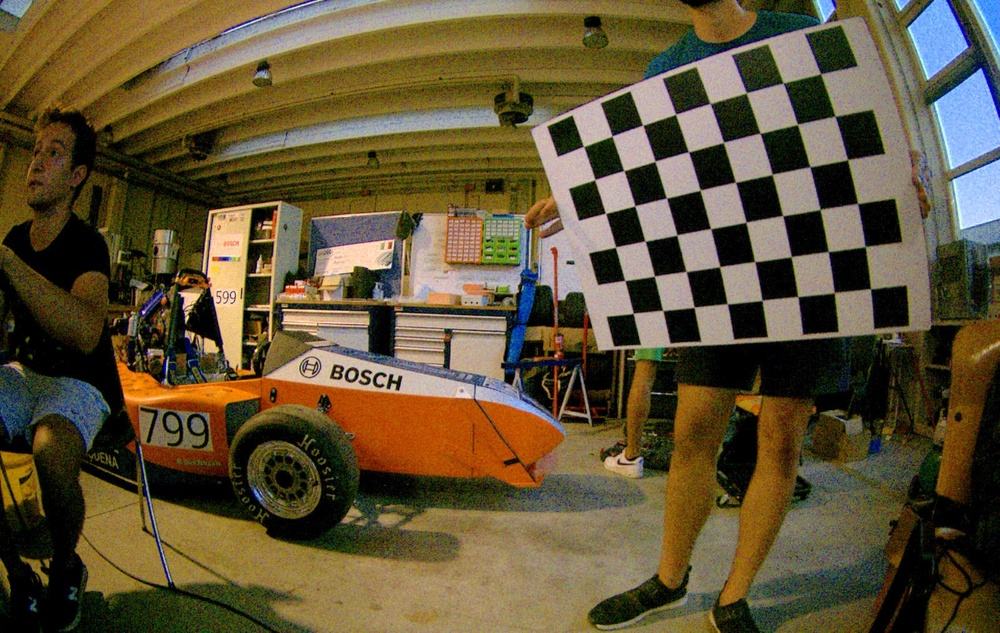
#> input picture real_time_pose_estimation/python/test-modified.jpeg, 1000 x 633 px, shrunk from 1600 x 1013 before the run
$ python chessboard_pnp.py
#> lines starting #> are read from the running program, lines starting #| are printed output that depends on the picture; long printed decimals are rounded
## This code takes the known intrinsic params of the camera and outputs the Rotation & Translation vectors.

import numpy as np
import cv2 as cv
import glob

def draw(img, corners, imgpts):
    corner = tuple(int(el) for el in corners[0].ravel())
    img = cv.line(img, corner, tuple(int(el) for el in imgpts[0].ravel()), (255,0,0), 5)
    img = cv.line(img, corner, tuple(int(el) for el in imgpts[1].ravel()), (0,255,0), 5)
    img = cv.line(img, corner, tuple(int(el) for el in imgpts[2].ravel()), (0,0,255), 5)
    return img

## Input Intrinsic Camera Parameters
#left
# mtx_1 = ([906.789900045893,-1.48120980115051,652.531687107407],[0,914.235393453131,348.016355255329],[0,0,1])
# dist_1 = ([-0.364841324031623,0.190085683807103,0,0.000000,0.000000])
#right
mtx_1 = ([905.092280449818,-1.44151624935301,668.597751702037],[0,912.965034309910,366.148526103497],[0,0,1])
dist_1 = ([-0.358686975494141,0.173997072572930,0, 0, 0])
mtx = np.float32(mtx_1)
dist = np.float32(dist_1)

## Input Chessboard Params
l = 8 #w
b = 6 #h

criteria = (cv.TERM_CRITERIA_EPS + cv.TERM_CRITERIA_MAX_ITER, 30, 0.001)
objp = np.zeros((b * l, 3), np.float32)
objp[:,:2] = np.mgrid[0:b, 0:l].T.reshape(-1,2)
axis = np.float32([[3,0,0], [0,3,0], [0,0,-3]]).reshape(-1,3)
#print(axis)

for fname in glob.glob('test-modified.jpeg'):
    img = cv.imread(fname)
#> img is the input picture: shape (633, 1000, 3); mean B, G, R 54.9, 82.9, 96.2
    gray = cv.cvtColor(img,cv.COLOR_BGR2GRAY)
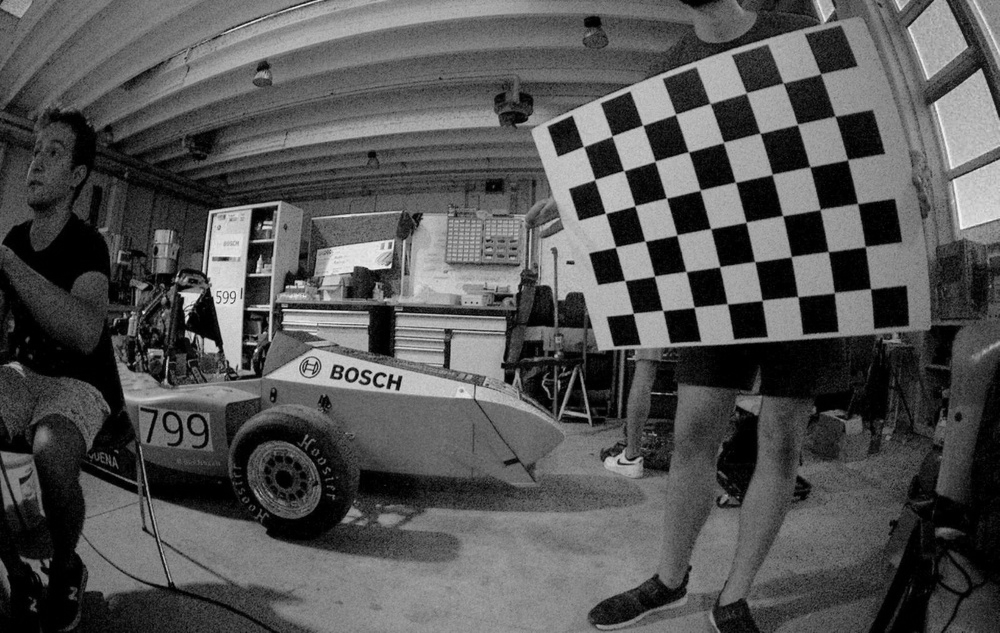
#> gray: shape (633, 1000); min 0, max 245, mean 83.7
    cv.imshow('gray',gray)
    ret, corners = cv.findChessboardCorners(gray, (b,l),None)
#> ret = True; corners = 48 rows, first 8: [820.6, 73.46], [834.8, 115.9], [847.7, 159.4], [857.5, 203.3], [865.3, 246.6], [870.6, 288.8], [783, 82.62], [797.5, 124.3]

    if ret == False:
        print("\n Something is Wrong, Chessboard not detected")

    else:
        corners2 = corners
#> corners2 has the same summary as corners
        corners2 = cv.cornerSubPix(gray,corners,(11,11),(-1,-1),criteria)  # for subpixel accuracy
#> corners2 = 48 rows, first 8: [820.6, 73.8], [834.9, 116.1], [847.6, 159.6], [857.6, 203.6], [865.3, 246.6], [870.5, 288.8], [783.2, 82.98], [797.4, 124.4]

        # Find the rotation and translation vectors using PnP
        # https://docs.opencv.org/4.x/d9/d0c/group__calib3d.html#ga549c2075fac14829ff4a58bc931c033d

        # ret1,rvecs,tvecs = cv.solvePnP(objp, corners2, mtx, dist, flags=cv.SOLVEPNP_ITERATIVE)
        # ret1,rvecs,tvecs = cv.solvePnP(objp, corners2, mtx, dist, flags=cv.SOLVEPNP_EPNP)
        # ret1,rvecs,tvecs = cv.solvePnP(objp, corners2, mtx, dist, flags=cv.SOLVEPNP_IPPE) # Infinitesimal Plane-Based Pose Estimation
        ret1,rvecs,tvecs = cv.solvePnP(objp, corners2, mtx, dist, flags=cv.SOLVEPNP_SQPNP)
#> ret1 = True; rvecs = [0.692, 0.18, 1.32]; tvecs = [3.52, -6.54, 19.56]

        # [5 lines of commented-out code are left out]


        print("\n Rotation Vectors:")
        print(rvecs)
#| [[0.6918]
#|  [0.1801]
#|  [1.320]]
        print("\n Translation Vectors:")
        print(tvecs)
#| [[ 3.523]
#|  [-6.536]
#|  [19.556]]

        # project 3D points to image plane
        imgpts, jac = cv.projectPoints(axis, rvecs, tvecs, mtx, dist)
#> imgpts = [[855.9, 202.3], [711.8, 104.2], [771.5, 87.86]]
        # print(imgpts)
        # print(jac)
        img = draw(img,corners2,imgpts)
#> in draw, `corner = tuple(int(el) for el in corners[0].ravel())`: corner = (820, 73)
#> in draw, `img = cv.line(img, corner, tuple(int(el) for el in imgpts[2].ravel()),..`:
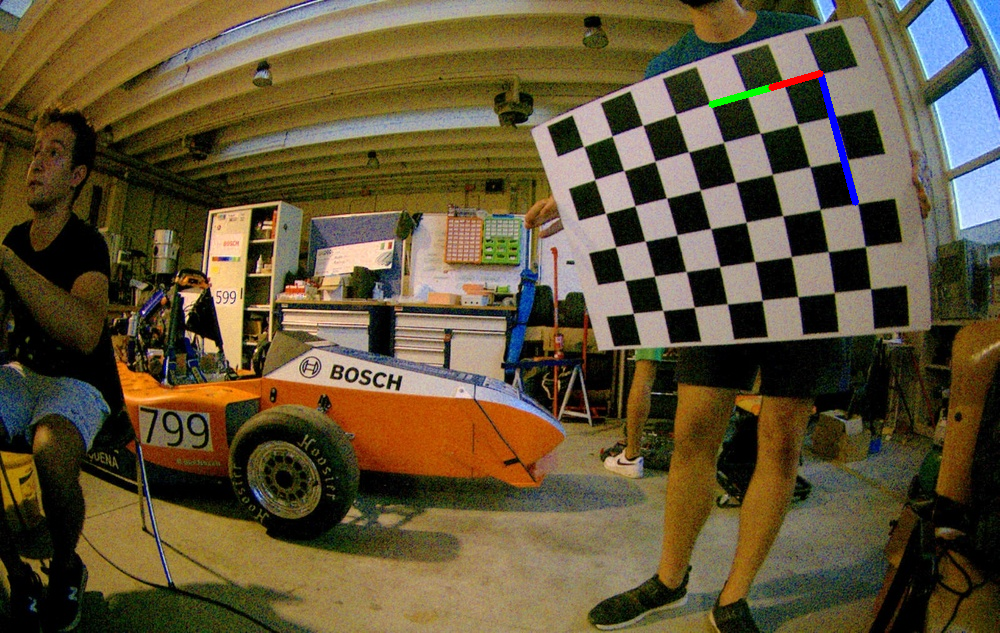
#> img: shape (633, 1000, 3); mean B, G, R 55.1, 82.9, 96.1
        cv.imshow('img',img)
        k = cv.waitKey(0) & 0xFF
#> (key Esc is pressed here)
        if k == ord('s'):
            cv.imwrite(fname[:6]+'-after-pnp.png', img)
cv.destroyAllWindows()
